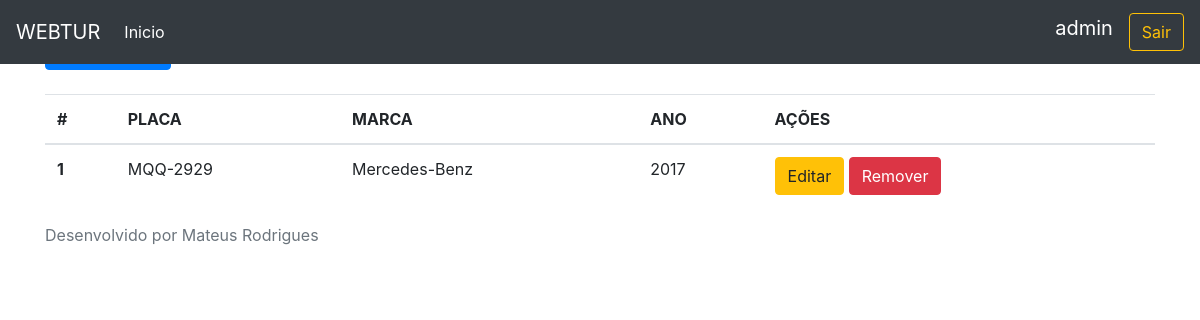
The app's page /veiculo/ (signed in), older data.
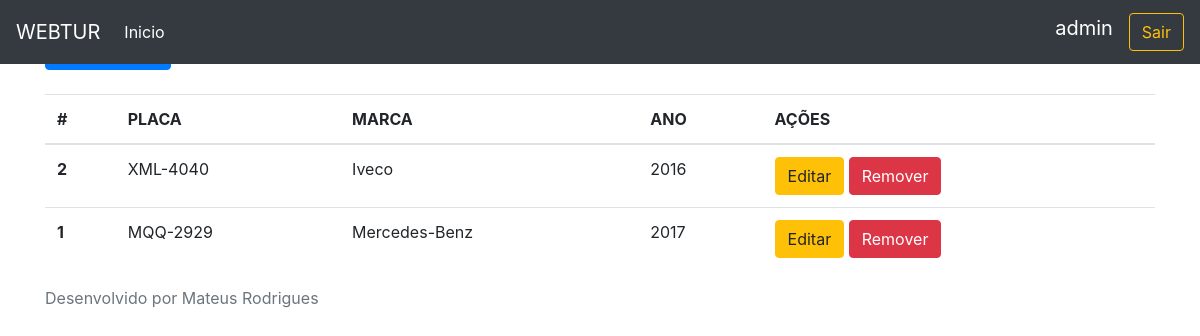
The same page, newer data.
### website/models.py (models this page shows, shortened)
class Veiculo(models.Model):
    marca = models.CharField(max_length=200)
    modelo = models.CharField(max_length=200)
    tipo = models.CharField(max_length=200)
    combustivel = models.CharField(max_length=200, verbose_name='combustível')
    placa = models.CharField(max_length=7, unique=True)
    chassi = models.CharField(max_length=17, unique=True)
    ano = models.IntegerField()
    capacidade = models.IntegerField()
    class Meta:
        ordering = ['marca', 'modelo']
        verbose_name = 'veículo'

### website/views.py (the view)
# urls.py: path('veiculo/', lista_veiculos, name="lista_veiculos"),
@login_required
def lista_veiculos(request):
    lista_veiculos = Veiculo.objects.all()
    return render(request, 'lista_veiculo.html', context={'lista_veiculos':lista_veiculos})

### website/templates/lista_veiculo.html
{% extends 'base.html' %}
{% block conteudo %}
<mat-card>
    <mat-card-header><h5 class="text-center">Lista de Veículos</h5></mat-card-header>
</mat-card>
    <a class="btn btn-primary" role='button' href='/veiculo/add'>Novo Veículo</a>
    <br />
    <br />
    <table class="table">
        <thead>
            <tr>
                <th scope="col">#</th>
                <th scope="col">PLACA</th>
                <th scope="col">MARCA</th>
                <th scope="col">ANO</th>
                <th scope="col">AÇÕES</th>
            </tr>
        </thead>
        <tbody>
            {% for v in lista_veiculos %}
                <tr>
                    <th scope="row">{{ v.pk }}</th>
                    <td>{{ v.placa }}</td>
                    <td>{{ v.marca }}</td>
                    <td>{{ v.ano }}</td>
                    <td>
                        <a href="/veiculo/editar/{{v.pk}}" class="btn btn-warning" >Editar</a>
                        <a href="/veiculo/remover/{{v.pk}}" class="btn btn-danger" >Remover</a>
                    </td>
                </tr>
            {% endfor %}
        </tbody>
    </table>
{% endblock %}

Row changes from the older to the newer data that the page shows:
added Veiculo: pk "2", placa "XML-4040", marca "Iveco", ano "2016"
